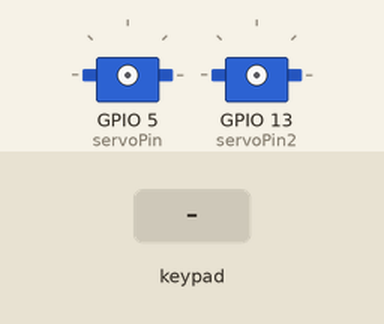
A sketch run on a simulated ESP32. Shown: 2 × servo. Wiring (inferred from the names in the program): 2 × servo: signal GPIO 5 / signal GPIO 13. Inputs (shaded band) come from the test bench. Nothing arrives over Bluetooth unless stated; servo pulses on a pin are drawn as a servo (544–2400 µs = 0–180°); what the sketch prints to the serial monitor is not drawn.

Above: at 1.2 s.
1.3 s: key 'R' pressed
2.8 s: key 'U' pressed
At 3.5 s:
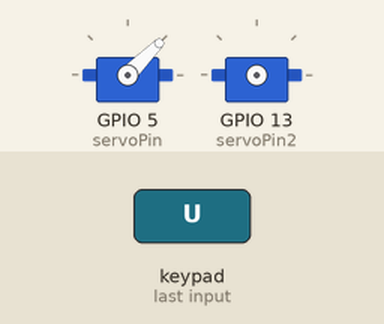
4.3 s: key 'L' pressed
At 4.6 s:
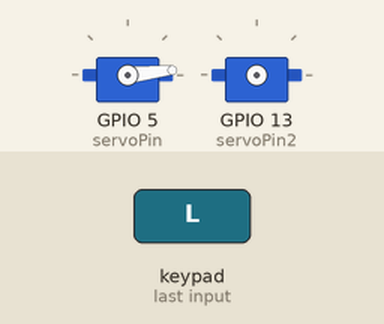
5.8 s: key 'T' pressed
7.3 s: key 'U' pressed
At 8.1 s:
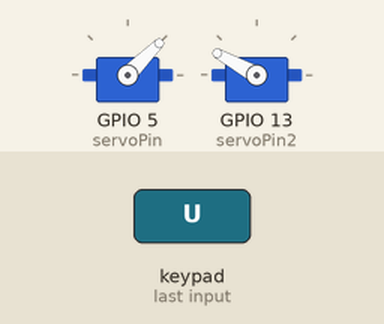
8.8 s: key 'R' pressed
At 9.3 s:
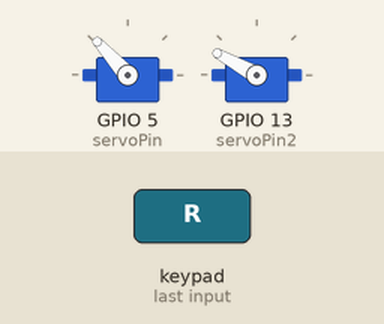
Timing chart, 0 to 11.3 s (numbered marks = the images above; inputs shaded):
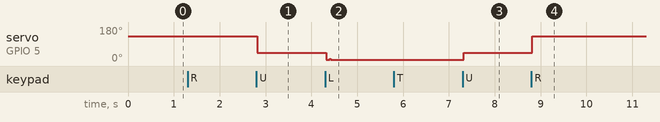

Measured:
- after the input at 2.8 s, servo on GPIO 5 (servoPin): 132° → 45° at once
- after the input at 4.3 s, servo on GPIO 5 (servoPin): 45° → 6° at once
- after the input at 7.3 s, servo on GPIO 5 (servoPin): 6° → 45° at once
- after the input at 8.8 s, servo on GPIO 5 (servoPin): 45° → 132° at once

The sketch:

sketch_nov27b.ino
```cpp
#include <PS4Controller.h>
#include <Robojax_L298N_DC_motor.h>


/* The following section defines all of the variables and pins for motor control.
 *
 *    Code is explained line by line. See End of Document for GITHUB link and References
 */

#define CHA 0                      //Definition of pins for DC motor
#define ENA 17                     //power control
#define IN1 16                     //pwm 1
#define IN2 4                      //pwm 2

byte servoPin = 5;                 //pwm pin for servo 1
byte servoPin2 = 13;               //pwm pin for servo 2

const int CCW = 2;                 //variable to store CCW direction (Dc motor)
const int CW  = 1;                 //variable to store CW direction (Dc motor)

#define motor1 1                   //Motor definition to be referenced for motor attachment and control

Robojax_L298N_DC_motor motor(IN1, IN2, ENA, CHA, true);

void setup()
{
  Serial.begin(115200);           //Opens Serial monitor to observe code output
  motor.begin();                  //Attaches the DC motor to the ENA,IN1, and IN2 pins
  PS4.begin("1a:2b:3c:01:01:01"); //Connects the PS4 controler to ESP32 through MAC adress created by editing the PS4's internal PS4 MAC adress.

  pinMode(servoPin, OUTPUT);      //Sets the servo pin as an output.
  digitalWrite(servoPin, LOW);    //Sets the servo's intial state to off.
  pinMode(servoPin2, OUTPUT);
  digitalWrite(servoPin2, LOW);
}

void loop()
{
  /*
   * The following code loops 16 million times per second. These condition IF statements that make up the primary body of the code take in the inputs of the PS4 contoller using PS4Controller library and checks for
   * button presses. If a button is pressed code will execute and motors will turn.
   */


  if (PS4.isConnected())
  {
    Serial.printf("Battery Level : %d\n", PS4.Battery());         //If the PS4 contorler is connected print the battery level out so that we can monitor it.
  }

  if (PS4.Right())                                               /* Control for the "Steering servos"
                                                                  */

  {
    digitalWrite(servoPin, HIGH);                                //The following code creates a perioic square wave that repeats approximately every 20ms. This in turn
    delayMicroseconds(1900);    //position                       //Drives the servo. The position that the servo ends at is determined by the first delay.
    digitalWrite(servoPin, LOW);                                 //Right,Left,Up,Upright,and Triagnle buttons all contorl servos and are all the same block of code besides thier final position
    delayMicroseconds(18100);
  }
  if (PS4.Up())
  {
    digitalWrite(servoPin, HIGH);
    delayMicroseconds(1000);    //position
    digitalWrite(servoPin, LOW);
    delayMicroseconds(18900);
  }
  if (PS4.Left())
  {
    digitalWrite(servoPin, HIGH);
    delayMicroseconds(600);    //position
    digitalWrite(servoPin, LOW);
    delayMicroseconds(18900);
  }
                                                                  /* Control for the "Trailer DUMP servos"
                                                                  */
  if (PS4.Triangle())
  {
    digitalWrite(servoPin2, HIGH);
    delayMicroseconds(2100);  //position
    digitalWrite(servoPin2, LOW);
    delayMicroseconds(17900);
  }
  if (PS4.UpRight())
  {
    digitalWrite(servoPin2, HIGH);
    delayMicroseconds(700);
    digitalWrite(servoPin2, LOW);
    delayMicroseconds(19300);
  }
  if (PS4.Square())
  {
      motor.rotate(motor1, 100, CW);                             //Tells the DC motor to rotate at full power in the clockwise direction
  }
  if (PS4.Cross())
  {
      motor.brake(1);                                            //Tells the DC motor to diconnect (stop spinning)
  }
  if (PS4.Circle())
  {
      motor.rotate(motor1, 100, CCW);                            //Tells the DC motor to rotate at full power in the counterclockwise direction
  }
}


//References

//
```
